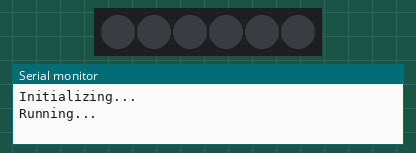
Recording of a sketch running on a simulated Arduino Uno, built with avr-gcc and run on an emulated ATmega328P. Shown: 6 RGB LEDs in strip order, left to right, the last lines printed to the serial monitor. Dim RGB values are drawn brighter than linear.

Above: at 0.1 s.
At 15.1 s:
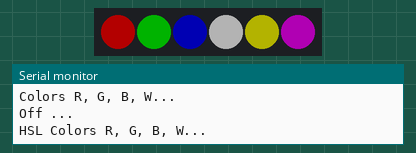
Timing chart, 0 to 126.5 s (numbered marks = the images above):
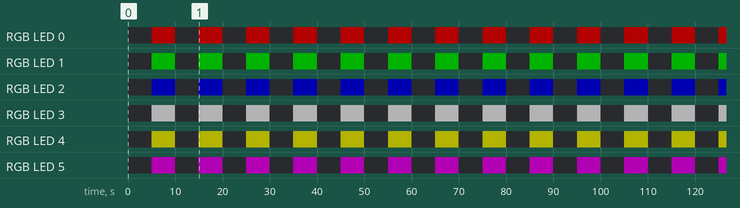

Measured:
- by itself, RGB LED 0: alternates RGB(60, 0, 0) for 5.0 s and off for 5.0 s
- by itself, RGB LED 1: alternates RGB(0, 60, 0) for 5.0 s and off for 5.0 s
- by itself, RGB LED 2: alternates RGB(0, 0, 60) for 5.0 s and off for 5.0 s
- by itself, RGB LED 3: alternates RGB(60, 60, 60) for 5.0 s and off for 5.0 s
- by itself, RGB LED 4: alternates RGB(60, 60, 0) for 5.0 s and off for 5.0 s
- by itself, RGB LED 5: repeats every 20.0 s: off 5.0 s, RGB(59, 0, 60) 5.0 s, off 5.0 s, RGB(60, 0, 60) 5.0 s

The sketch:

NeopixelTest.ino
```cpp
// NeoPixelTest
// This example will cycle between showing four pixels as Red, Green, Blue, White
// and then showing those pixels as Black.
//
// Included but commented out are examples of configuring a NeoPixelBus for
// different color order including an extra white channel, different data speeds, and
// for Esp8266 different methods to send the data.
// NOTE: You will need to make sure to pick the one for your platform
//
//
// There is serial output of the current state so you can confirm and follow along
//

#include <NeoPixelBus.h>
#include <Wire.h>

const uint16_t PixelCount = 6; // this example assumes 4 pixels, making it smaller will cause a failure
const uint8_t PixelPin = 13;  // make sure to set this to the correct pin, ignored for Esp8266

#define colorSaturation 60

// three element pixels, in different order and speeds
NeoPixelBus<NeoGrbFeature, Neo800KbpsMethod> strip(PixelCount, PixelPin);
//NeoPixelBus<NeoRgbFeature, Neo400KbpsMethod> strip(PixelCount, PixelPin);

// For Esp8266, the Pin is omitted and it uses GPIO3 due to DMA hardware use.
// There are other Esp8266 alternative methods that provide more pin options, but also have
// other side effects.
// for details see wiki linked here https://github.com/Makuna/NeoPixelBus/wiki/ESP8266-NeoMethods

// You can also use one of these for Esp8266,
// each having their own restrictions
//
// These two are the same as above as the DMA method is the default
// NOTE: These will ignore the PIN and use GPI03 pin
//NeoPixelBus<NeoGrbFeature, NeoEsp8266Dma800KbpsMethod> strip(PixelCount, PixelPin);
//NeoPixelBus<NeoRgbFeature, NeoEsp8266Dma400KbpsMethod> strip(PixelCount, PixelPin);

// Uart method is good for the Esp-01 or other pin restricted modules
// for details see wiki linked here https://github.com/Makuna/NeoPixelBus/wiki/ESP8266-NeoMethods
// NOTE: These will ignore the PIN and use GPI02 pin
//NeoPixelBus<NeoGrbFeature, NeoEsp8266Uart1800KbpsMethod> strip(PixelCount, PixelPin);
//NeoPixelBus<NeoRgbFeature, NeoEsp8266Uart1400KbpsMethod> strip(PixelCount, PixelPin);

// The bitbang method is really only good if you are not using WiFi features of the ESP
// It works with all but pin 16
//NeoPixelBus<NeoGrbFeature, NeoEsp8266BitBang800KbpsMethod> strip(PixelCount, PixelPin);
//NeoPixelBus<NeoRgbFeature, NeoEsp8266BitBang400KbpsMethod> strip(PixelCount, PixelPin);

// four element pixels, RGBW
//NeoPixelBus<NeoRgbwFeature, Neo800KbpsMethod> strip(PixelCount, PixelPin);

RgbColor red(colorSaturation, 0, 0);
RgbColor green(0, colorSaturation, 0);
RgbColor blue(0, 0, colorSaturation);
RgbColor yellow(colorSaturation, colorSaturation, 0);
RgbColor pink(colorSaturation, 0, colorSaturation);
RgbColor white(colorSaturation);
RgbColor black(0);

HslColor hslRed(red);
HslColor hslGreen(green);
HslColor hslBlue(blue);
HslColor hslWhite(white);
HslColor hslYellow(yellow);
HslColor hslBlack(black);
HslColor hslPink(pink);


void setup()
{
    Serial.begin(115200);
    while (!Serial); // wait for serial attach

    Serial.println();
    Serial.println("Initializing...");
    Serial.flush();

    // this resets all the neopixels to an off state
    strip.Begin();
    strip.Show();


    Serial.println();
    Serial.println("Running...");
}


void loop()
{
    delay(5000);

    Serial.println("Colors R, G, B, W...");

    // set the colors,
    // if they don't match in order, you need to use NeoGrbFeature feature
    strip.SetPixelColor(0, red);
    strip.SetPixelColor(1, green);
    strip.SetPixelColor(2, blue);
    strip.SetPixelColor(3, white);
    strip.SetPixelColor(4, yellow);
    strip.SetPixelColor(5, pink);
    // the following line demonstrates rgbw color support
    // if the NeoPixels are rgbw types the following line will compile
    // if the NeoPixels are anything else, the following line will give an error
    /*strip.SetPixelColor(3, RgbwColor(colorSaturation));*/
    strip.Show();


    delay(5000);

    Serial.println("Off ...");

    // turn off the pixels
    strip.SetPixelColor(0, black);
    strip.SetPixelColor(1, black);
    strip.SetPixelColor(2, black);
    strip.SetPixelColor(3, black);
    strip.SetPixelColor(4, black);
    strip.SetPixelColor(5, black);
    strip.Show();

    delay(5000);

    Serial.println("HSL Colors R, G, B, W...");

    // set the colors,
    // if they don't match in order, you may need to use NeoGrbFeature feature
    strip.SetPixelColor(0, hslRed);
    strip.SetPixelColor(1, hslGreen);
    strip.SetPixelColor(2, hslBlue);
    strip.SetPixelColor(3, hslWhite);
    strip.SetPixelColor(4, hslYellow);
    strip.SetPixelColor(5, hslPink);
    strip.Show();


    delay(5000);

    Serial.println("Off again...");

    // turn off the pixels
    strip.SetPixelColor(0, hslBlack);
    strip.SetPixelColor(1, hslBlack);
    strip.SetPixelColor(2, hslBlack);
    strip.SetPixelColor(3, hslBlack);
    strip.SetPixelColor(4, hslBlack);
    strip.SetPixelColor(5, hslBlack);
    strip.Show();

}
```
